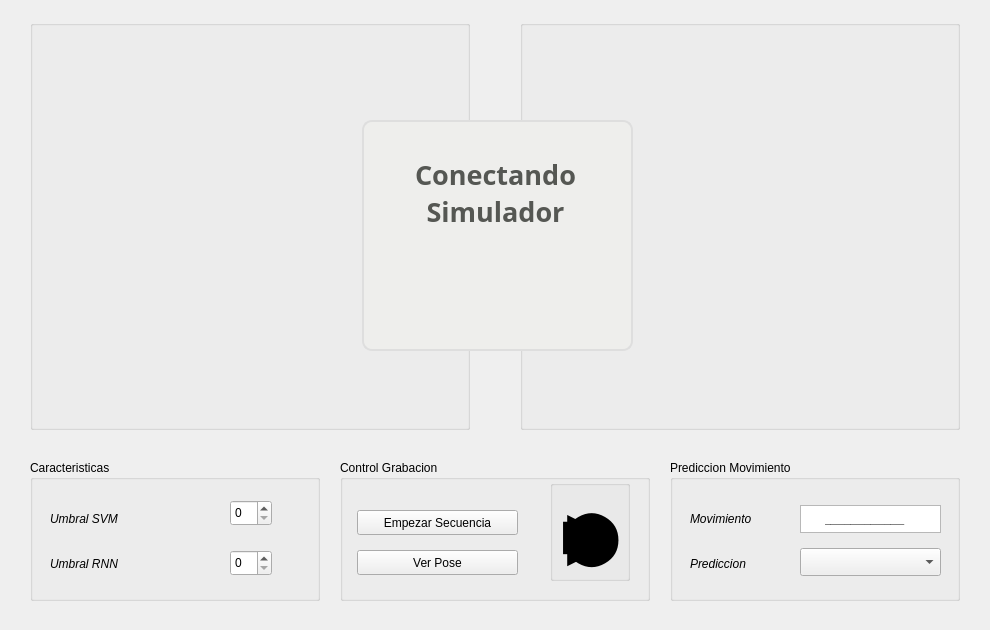
<?xml version="1.0" encoding="UTF-8"?>
<ui version="4.0">
 <class>MainWindow</class>
 <widget class="QMainWindow" name="MainWindow">
  <property name="geometry">
   <rect>
    <x>0</x>
    <y>0</y>
    <width>990</width>
    <height>630</height>
   </rect>
  </property>
  <property name="font">
   <font>
    <underline>false</underline>
   </font>
  </property>
  <property name="windowTitle">
   <string>MainWindow</string>
  </property>
  <widget class="QWidget" name="centralwidget">
   <widget class="QGroupBox" name="Carcteristicas">
    <property name="geometry">
     <rect>
      <x>30</x>
      <y>460</y>
      <width>290</width>
      <height>141</height>
     </rect>
    </property>
    <property name="title">
     <string>Caracteristicas</string>
    </property>
    <property name="flat">
     <bool>false</bool>
    </property>
    <widget class="QLabel" name="txt_UmbralSVM">
     <property name="geometry">
      <rect>
       <x>20</x>
       <y>50</y>
       <width>141</width>
       <height>17</height>
      </rect>
     </property>
     <property name="font">
      <font>
       <family>Ubuntu</family>
       <weight>50</weight>
       <italic>true</italic>
       <bold>false</bold>
      </font>
     </property>
     <property name="text">
      <string>Umbral SVM</string>
     </property>
    </widget>
    <widget class="QLabel" name="txt_UmbralRNN">
     <property name="geometry">
      <rect>
       <x>20</x>
       <y>95</y>
       <width>120</width>
       <height>17</height>
      </rect>
     </property>
     <property name="font">
      <font>
       <weight>50</weight>
       <italic>true</italic>
       <bold>false</bold>
      </font>
     </property>
     <property name="text">
      <string>Umbral RNN</string>
     </property>
    </widget>
    <widget class="QLabel" name="Time_Sequence">
     <property name="geometry">
      <rect>
       <x>180</x>
       <y>50</y>
       <width>51</width>
       <height>17</height>
      </rect>
     </property>
     <property name="text">
      <string/>
     </property>
    </widget>
    <widget class="QLabel" name="Time_Pose">
     <property name="geometry">
      <rect>
       <x>180</x>
       <y>95</y>
       <width>51</width>
       <height>17</height>
      </rect>
     </property>
     <property name="text">
      <string/>
     </property>
    </widget>
    <widget class="QSpinBox" name="UmbralSVM">
     <property name="geometry">
      <rect>
       <x>200</x>
       <y>40</y>
       <width>42</width>
       <height>26</height>
      </rect>
     </property>
    </widget>
    <widget class="QSpinBox" name="UmbralRNN">
     <property name="geometry">
      <rect>
       <x>200</x>
       <y>90</y>
       <width>42</width>
       <height>26</height>
      </rect>
     </property>
    </widget>
   </widget>
   <widget class="QGroupBox" name="Det_Capture">
    <property name="geometry">
     <rect>
      <x>340</x>
      <y>460</y>
      <width>310</width>
      <height>141</height>
     </rect>
    </property>
    <property name="title">
     <string>Control Grabacion</string>
    </property>
    <widget class="QPushButton" name="Start_Pose">
     <property name="geometry">
      <rect>
       <x>17</x>
       <y>50</y>
       <width>161</width>
       <height>25</height>
      </rect>
     </property>
     <property name="text">
      <string>Empezar Secuencia</string>
     </property>
    </widget>
    <widget class="QPushButton" name="Stop_Pose">
     <property name="geometry">
      <rect>
       <x>17</x>
       <y>90</y>
       <width>161</width>
       <height>25</height>
      </rect>
     </property>
     <property name="text">
      <string>Ver Pose</string>
     </property>
    </widget>
    <widget class="QGroupBox" name="Count_Box">
     <property name="geometry">
      <rect>
       <x>210</x>
       <y>20</y>
       <width>80</width>
       <height>101</height>
      </rect>
     </property>
     <property name="title">
      <string/>
     </property>
     <widget class="QLabel" name="countdownTime">
      <property name="geometry">
       <rect>
        <x>29</x>
        <y>38</y>
        <width>22</width>
        <height>40</height>
       </rect>
      </property>
      <property name="font">
       <font>
        <pointsize>30</pointsize>
        <weight>50</weight>
        <bold>false</bold>
       </font>
      </property>
      <property name="text">
       <string>0</string>
      </property>
     </widget>
     <widget class="QLabel" name="Img_Record">
      <property name="geometry">
       <rect>
        <x>12</x>
        <y>20</y>
        <width>60</width>
        <height>71</height>
       </rect>
      </property>
      <property name="font">
       <font>
        <pointsize>40</pointsize>
       </font>
      </property>
      <property name="text">
       <string>⬤</string>
      </property>
      <property name="scaledContents">
       <bool>true</bool>
      </property>
     </widget>
     <widget class="QLabel" name="Img_Play">
      <property name="geometry">
       <rect>
        <x>17</x>
        <y>22</y>
        <width>60</width>
        <height>65</height>
       </rect>
      </property>
      <property name="font">
       <font>
        <pointsize>50</pointsize>
       </font>
      </property>
      <property name="text">
       <string>▶</string>
      </property>
      <property name="scaledContents">
       <bool>true</bool>
      </property>
     </widget>
     <widget class="QLabel" name="Img_Pause">
      <property name="geometry">
       <rect>
        <x>9</x>
        <y>25</y>
        <width>60</width>
        <height>60</height>
       </rect>
      </property>
      <property name="font">
       <font>
        <pointsize>50</pointsize>
       </font>
      </property>
      <property name="text">
       <string>■</string>
      </property>
      <property name="scaledContents">
       <bool>true</bool>
      </property>
     </widget>
    </widget>
   </widget>
   <widget class="QGroupBox" name="Prediction_Box">
    <property name="geometry">
     <rect>
      <x>670</x>
      <y>460</y>
      <width>290</width>
      <height>141</height>
     </rect>
    </property>
    <property name="title">
     <string>Prediccion Movimiento</string>
    </property>
    <widget class="QLabel" name="Move_text">
     <property name="geometry">
      <rect>
       <x>20</x>
       <y>50</y>
       <width>91</width>
       <height>17</height>
      </rect>
     </property>
     <property name="font">
      <font>
       <italic>true</italic>
      </font>
     </property>
     <property name="text">
      <string>Movimiento</string>
     </property>
     <property name="scaledContents">
      <bool>false</bool>
     </property>
    </widget>
    <widget class="QTextEdit" name="Move_BackGround">
     <property name="geometry">
      <rect>
       <x>130</x>
       <y>45</y>
       <width>141</width>
       <height>28</height>
      </rect>
     </property>
    </widget>
    <widget class="QLabel" name="Type_Prediction_Text">
     <property name="geometry">
      <rect>
       <x>20</x>
       <y>95</y>
       <width>95</width>
       <height>17</height>
      </rect>
     </property>
     <property name="font">
      <font>
       <italic>true</italic>
      </font>
     </property>
     <property name="text">
      <string>Prediccion</string>
     </property>
     <property name="scaledContents">
      <bool>false</bool>
     </property>
    </widget>
    <widget class="QComboBox" name="Type_Prediction">
     <property name="geometry">
      <rect>
       <x>130</x>
       <y>88</y>
       <width>141</width>
       <height>28</height>
      </rect>
     </property>
    </widget>
    <widget class="QLabel" name="Move">
     <property name="geometry">
      <rect>
       <x>155</x>
       <y>50</y>
       <width>91</width>
       <height>17</height>
      </rect>
     </property>
     <property name="font">
      <font>
       <italic>true</italic>
      </font>
     </property>
     <property name="text">
      <string>____________</string>
     </property>
     <property name="scaledContents">
      <bool>false</bool>
     </property>
    </widget>
   </widget>
   <widget class="QGroupBox" name="Camera_Img">
    <property name="geometry">
     <rect>
      <x>30</x>
      <y>20</y>
      <width>440</width>
      <height>410</height>
     </rect>
    </property>
    <property name="title">
     <string/>
    </property>
    <widget class="QLabel" name="Sequence">
     <property name="geometry">
      <rect>
       <x>20</x>
       <y>40</y>
       <width>400</width>
       <height>350</height>
      </rect>
     </property>
     <property name="font">
      <font>
       <underline>false</underline>
      </font>
     </property>
    </widget>
   </widget>
   <widget class="QGroupBox" name="Pose_Img">
    <property name="geometry">
     <rect>
      <x>520</x>
      <y>20</y>
      <width>440</width>
      <height>410</height>
     </rect>
    </property>
    <property name="title">
     <string/>
    </property>
    <widget class="QLabel" name="View_Pose">
     <property name="enabled">
      <bool>true</bool>
     </property>
     <property name="geometry">
      <rect>
       <x>20</x>
       <y>40</y>
       <width>400</width>
       <height>350</height>
      </rect>
     </property>
     <property name="font">
      <font>
       <underline>false</underline>
      </font>
     </property>
    </widget>
   </widget>
   <widget class="QLabel" name="load">
    <property name="enabled">
     <bool>true</bool>
    </property>
    <property name="geometry">
     <rect>
      <x>310</x>
      <y>130</y>
      <width>371</width>
      <height>281</height>
     </rect>
    </property>
    <property name="font">
     <font>
      <pointsize>50</pointsize>
     </font>
    </property>
    <property name="styleSheet">
     <string notr="true"/>
    </property>
    <property name="text">
     <string/>
    </property>
    <property name="textFormat">
     <enum>Qt::PlainText</enum>
    </property>
    <property name="scaledContents">
     <bool>true</bool>
    </property>
   </widget>
   <widget class="QLabel" name="load_text">
    <property name="geometry">
     <rect>
      <x>405</x>
      <y>160</y>
      <width>181</width>
      <height>65</height>
     </rect>
    </property>
    <property name="palette">
     <palette>
      <active>
       <colorrole role="WindowText">
        <brush brushstyle="SolidPattern">
         <color alpha="255">
          <red>85</red>
          <green>87</green>
          <blue>83</blue>
         </color>
        </brush>
       </colorrole>
       <colorrole role="Button">
        <brush brushstyle="SolidPattern">
         <color alpha="255">
          <red>136</red>
          <green>138</green>
          <blue>133</blue>
         </color>
        </brush>
       </colorrole>
       <colorrole role="Light">
        <brush brushstyle="SolidPattern">
         <color alpha="255">
          <red>204</red>
          <green>207</green>
          <blue>200</blue>
         </color>
        </brush>
       </colorrole>
       <colorrole role="Midlight">
        <brush brushstyle="SolidPattern">
         <color alpha="255">
          <red>170</red>
          <green>172</green>
          <blue>166</blue>
         </color>
        </brush>
       </colorrole>
       <colorrole role="Dark">
        <brush brushstyle="SolidPattern">
         <color alpha="255">
          <red>68</red>
          <green>69</green>
          <blue>66</blue>
         </color>
        </brush>
       </colorrole>
       <colorrole role="Mid">
        <brush brushstyle="SolidPattern">
         <color alpha="255">
          <red>91</red>
          <green>92</green>
          <blue>89</blue>
         </color>
        </brush>
       </colorrole>
       <colorrole role="Text">
        <brush brushstyle="SolidPattern">
         <color alpha="255">
          <red>85</red>
          <green>87</green>
          <blue>83</blue>
         </color>
        </brush>
       </colorrole>
       <colorrole role="BrightText">
        <brush brushstyle="SolidPattern">
         <color alpha="255">
          <red>255</red>
          <green>255</green>
          <blue>255</blue>
         </color>
        </brush>
       </colorrole>
       <colorrole role="ButtonText">
        <brush brushstyle="SolidPattern">
         <color alpha="255">
          <red>85</red>
          <green>87</green>
          <blue>83</blue>
         </color>
        </brush>
       </colorrole>
       <colorrole role="Base">
        <brush brushstyle="SolidPattern">
         <color alpha="255">
          <red>255</red>
          <green>255</green>
          <blue>255</blue>
         </color>
        </brush>
       </colorrole>
       <colorrole role="Window">
        <brush brushstyle="SolidPattern">
         <color alpha="255">
          <red>136</red>
          <green>138</green>
          <blue>133</blue>
         </color>
        </brush>
       </colorrole>
       <colorrole role="Shadow">
        <brush brushstyle="SolidPattern">
         <color alpha="255">
          <red>0</red>
          <green>0</green>
          <blue>0</blue>
         </color>
        </brush>
       </colorrole>
       <colorrole role="AlternateBase">
        <brush brushstyle="SolidPattern">
         <color alpha="255">
          <red>195</red>
          <green>196</green>
          <blue>194</blue>
         </color>
        </brush>
       </colorrole>
       <colorrole role="ToolTipBase">
        <brush brushstyle="SolidPattern">
         <color alpha="255">
          <red>255</red>
          <green>255</green>
          <blue>220</blue>
         </color>
        </brush>
       </colorrole>
       <colorrole role="ToolTipText">
        <brush brushstyle="SolidPattern">
         <color alpha="255">
          <red>0</red>
          <green>0</green>
          <blue>0</blue>
         </color>
        </brush>
       </colorrole>
       <colorrole role="PlaceholderText">
        <brush brushstyle="SolidPattern">
         <color alpha="128">
          <red>0</red>
          <green>0</green>
          <blue>0</blue>
         </color>
        </brush>
       </colorrole>
      </active>
      <inactive>
       <colorrole role="WindowText">
        <brush brushstyle="SolidPattern">
         <color alpha="255">
          <red>85</red>
          <green>87</green>
          <blue>83</blue>
         </color>
        </brush>
       </colorrole>
       <colorrole role="Button">
        <brush brushstyle="SolidPattern">
         <color alpha="255">
          <red>136</red>
          <green>138</green>
          <blue>133</blue>
         </color>
        </brush>
       </colorrole>
       <colorrole role="Light">
        <brush brushstyle="SolidPattern">
         <color alpha="255">
          <red>204</red>
          <green>207</green>
          <blue>200</blue>
         </color>
        </brush>
       </colorrole>
       <colorrole role="Midlight">
        <brush brushstyle="SolidPattern">
         <color alpha="255">
          <red>170</red>
          <green>172</green>
          <blue>166</blue>
         </color>
        </brush>
       </colorrole>
       <colorrole role="Dark">
        <brush brushstyle="SolidPattern">
         <color alpha="255">
          <red>68</red>
          <green>69</green>
          <blue>66</blue>
         </color>
        </brush>
       </colorrole>
       <colorrole role="Mid">
        <brush brushstyle="SolidPattern">
         <color alpha="255">
          <red>91</red>
          <green>92</green>
          <blue>89</blue>
         </color>
        </brush>
       </colorrole>
       <colorrole role="Text">
        <brush brushstyle="SolidPattern">
         <color alpha="255">
          <red>85</red>
          <green>87</green>
          <blue>83</blue>
         </color>
        </brush>
       </colorrole>
       <colorrole role="BrightText">
        <brush brushstyle="SolidPattern">
         <color alpha="255">
          <red>255</red>
          <green>255</green>
          <blue>255</blue>
         </color>
        </brush>
       </colorrole>
       <colorrole role="ButtonText">
        <brush brushstyle="SolidPattern">
         <color alpha="255">
          <red>85</red>
          <green>87</green>
          <blue>83</blue>
         </color>
        </brush>
       </colorrole>
       <colorrole role="Base">
        <brush brushstyle="SolidPattern">
         <color alpha="255">
          <red>255</red>
          <green>255</green>
          <blue>255</blue>
         </color>
        </brush>
       </colorrole>
       <colorrole role="Window">
        <brush brushstyle="SolidPattern">
         <color alpha="255">
          <red>136</red>
          <green>138</green>
          <blue>133</blue>
         </color>
        </brush>
       </colorrole>
       <colorrole role="Shadow">
        <brush brushstyle="SolidPattern">
         <color alpha="255">
          <red>0</red>
          <green>0</green>
          <blue>0</blue>
         </color>
        </brush>
       </colorrole>
       <colorrole role="AlternateBase">
        <brush brushstyle="SolidPattern">
         <color alpha="255">
          <red>195</red>
          <green>196</green>
          <blue>194</blue>
         </color>
        </brush>
       </colorrole>
       <colorrole role="ToolTipBase">
        <brush brushstyle="SolidPattern">
         <color alpha="255">
          <red>255</red>
          <green>255</green>
          <blue>220</blue>
         </color>
        </brush>
       </colorrole>
       <colorrole role="ToolTipText">
        <brush brushstyle="SolidPattern">
         <color alpha="255">
          <red>0</red>
          <green>0</green>
          <blue>0</blue>
         </color>
        </brush>
       </colorrole>
       <colorrole role="PlaceholderText">
        <brush brushstyle="SolidPattern">
         <color alpha="128">
          <red>0</red>
          <green>0</green>
          <blue>0</blue>
         </color>
        </brush>
       </colorrole>
      </inactive>
      <disabled>
       <colorrole role="WindowText">
        <brush brushstyle="SolidPattern">
         <color alpha="255">
          <red>85</red>
          <green>87</green>
          <blue>83</blue>
         </color>
        </brush>
       </colorrole>
       <colorrole role="Button">
        <brush brushstyle="SolidPattern">
         <color alpha="255">
          <red>136</red>
          <green>138</green>
          <blue>133</blue>
         </color>
        </brush>
       </colorrole>
       <colorrole role="Light">
        <brush brushstyle="SolidPattern">
         <color alpha="255">
          <red>204</red>
          <green>207</green>
          <blue>200</blue>
         </color>
        </brush>
       </colorrole>
       <colorrole role="Midlight">
        <brush brushstyle="SolidPattern">
         <color alpha="255">
          <red>170</red>
          <green>172</green>
          <blue>166</blue>
         </color>
        </brush>
       </colorrole>
       <colorrole role="Dark">
        <brush brushstyle="SolidPattern">
         <color alpha="255">
          <red>68</red>
          <green>69</green>
          <blue>66</blue>
         </color>
        </brush>
       </colorrole>
       <colorrole role="Mid">
        <brush brushstyle="SolidPattern">
         <color alpha="255">
          <red>91</red>
          <green>92</green>
          <blue>89</blue>
         </color>
        </brush>
       </colorrole>
       <colorrole role="Text">
        <brush brushstyle="SolidPattern">
         <color alpha="255">
          <red>85</red>
          <green>87</green>
          <blue>83</blue>
         </color>
        </brush>
       </colorrole>
       <colorrole role="BrightText">
        <brush brushstyle="SolidPattern">
         <color alpha="255">
          <red>255</red>
          <green>255</green>
          <blue>255</blue>
         </color>
        </brush>
       </colorrole>
       <colorrole role="ButtonText">
        <brush brushstyle="SolidPattern">
         <color alpha="255">
          <red>85</red>
          <green>87</green>
          <blue>83</blue>
         </color>
        </brush>
       </colorrole>
       <colorrole role="Base">
        <brush brushstyle="SolidPattern">
         <color alpha="255">
          <red>136</red>
          <green>138</green>
          <blue>133</blue>
         </color>
        </brush>
       </colorrole>
       <colorrole role="Window">
        <brush brushstyle="SolidPattern">
         <color alpha="255">
          <red>136</red>
          <green>138</green>
          <blue>133</blue>
         </color>
        </brush>
       </colorrole>
       <colorrole role="Shadow">
        <brush brushstyle="SolidPattern">
         <color alpha="255">
          <red>0</red>
          <green>0</green>
          <blue>0</blue>
         </color>
        </brush>
       </colorrole>
       <colorrole role="AlternateBase">
        <brush brushstyle="SolidPattern">
         <color alpha="255">
          <red>136</red>
          <green>138</green>
          <blue>133</blue>
         </color>
        </brush>
       </colorrole>
       <colorrole role="ToolTipBase">
        <brush brushstyle="SolidPattern">
         <color alpha="255">
          <red>255</red>
          <green>255</green>
          <blue>220</blue>
         </color>
        </brush>
       </colorrole>
       <colorrole role="ToolTipText">
        <brush brushstyle="SolidPattern">
         <color alpha="255">
          <red>0</red>
          <green>0</green>
          <blue>0</blue>
         </color>
        </brush>
       </colorrole>
       <colorrole role="PlaceholderText">
        <brush brushstyle="SolidPattern">
         <color alpha="128">
          <red>0</red>
          <green>0</green>
          <blue>0</blue>
         </color>
        </brush>
       </colorrole>
      </disabled>
     </palette>
    </property>
    <property name="font">
     <font>
      <family>Samyak Tamil</family>
      <pointsize>20</pointsize>
      <weight>75</weight>
      <bold>true</bold>
     </font>
    </property>
    <property name="styleSheet">
     <string notr="true">color: rgb(85, 87, 83);</string>
    </property>
    <property name="text">
     <string>Conectando Simulador</string>
    </property>
    <property name="alignment">
     <set>Qt::AlignCenter</set>
    </property>
    <property name="wordWrap">
     <bool>true</bool>
    </property>
   </widget>
   <widget class="QColumnView" name="Background_Load">
    <property name="enabled">
     <bool>true</bool>
    </property>
    <property name="geometry">
     <rect>
      <x>362</x>
      <y>120</y>
      <width>271</width>
      <height>231</height>
     </rect>
    </property>
    <property name="baseSize">
     <size>
      <width>0</width>
      <height>0</height>
     </size>
    </property>
    <property name="styleSheet">
     <string notr="true">background-color: rgb(238, 238, 236);
border: 2px solid rgb(222, 222, 222);;
border-radius: 10px;</string>
    </property>
    <property name="lineWidth">
     <number>0</number>
    </property>
   </widget>
   <zorder>Pose_Img</zorder>
   <zorder>Camera_Img</zorder>
   <zorder>Background_Load</zorder>
   <zorder>Carcteristicas</zorder>
   <zorder>Det_Capture</zorder>
   <zorder>Prediction_Box</zorder>
   <zorder>load</zorder>
   <zorder>load_text</zorder>
  </widget>
 </widget>
 <resources/>
 <connections/>
</ui>
